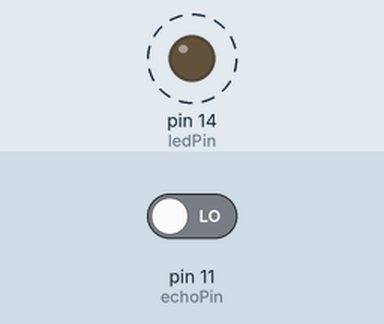
Bench run of a sketch on a simulated Arduino Uno, built with avr-gcc and run on an emulated ATmega328P. On the bench: output pins drawn as LEDs (lit = HIGH). Dashed ring = blinking. The test bench sets the inputs (shaded band); at power-on: pin 11 (echoPin) LOW. Pins used as bus, display or sensor lines are not drawn; what the sketch prints to the serial monitor is not drawn.

Above: at 0.5 s.
Timing chart, 0 to 3.0 s (numbered marks = the images above):
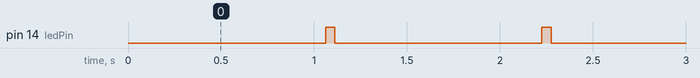

Measured:
- by itself, pin 14 (ledPin): alternates HIGH for 0.05 s and LOW for 1.1 s

The sketch:

lab2.ino
```cpp
// pin setup & variable declare
int const trigPin = 12;
int const echoPin = 11;
int ledPin = 14;

int Duration;
int Distance;

// set up output & input
void setup() {
  Serial.begin(9600);
  pinMode(trigPin,OUTPUT);
  pinMode(echoPin,INPUT);
  pinMode(ledPin, OUTPUT);

}
void loop() {
  // 計算距離
  digitalWrite(trigPin,LOW);
  delay(2);
  digitalWrite(trigPin,HIGH); //發射超音波
  delay(10);
  digitalWrite(trigPin,LOW);
  Duration = pulseIn(echoPin,HIGH); //超音波發射到接收的時間
  Distance = Duration*0.034/2; //計算距離(cm)
  delay(50); //delay 50ms
  Serial.println(Distance);


  // 10 ~ 20 公分時，低速閃爍LED
  if(Distance > 10 && Distance < 20)
  {
    digitalWrite(ledPin, HIGH);
    delay(100);
    digitalWrite(ledPin, LOW);
    delay(100);
  }
  // 低於10 公分時，高速閃爍LED
  else if(Distance < 10)
  {
    digitalWrite(ledPin, HIGH);
    delay(50);
    digitalWrite(ledPin, LOW);
    delay(50);
  }
}
```
